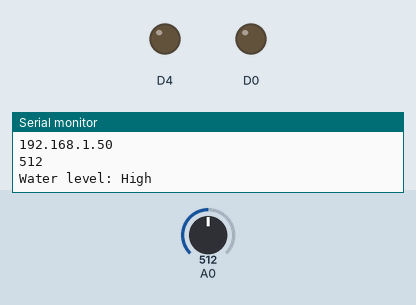
A sketch run on a simulated ESP8266 (NodeMCU). Parts: output pins drawn as LEDs (lit = HIGH), the last lines printed to the serial monitor. The inputs (shaded band) are chosen by the test bench; at power-on: A0 = 512. WiFi joins after 1.5 s; servers stay silent unless stated.

Above: at 2.7 s.
2.8 s: A0 set to 297
7.8 s: A0 set to 279
At 10.3 s:
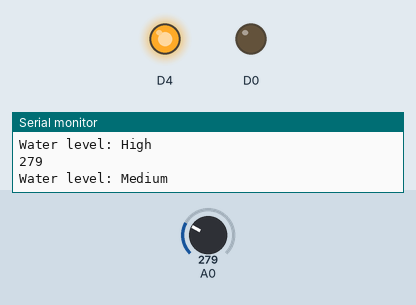
18.6 s: A0 set to 170
23.6 s: A0 set to 147
At 26.2 s:
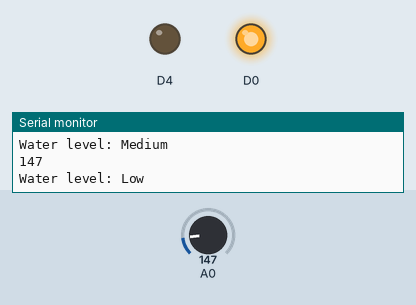
34.4 s: A0 set to 300
At 40.5 s:
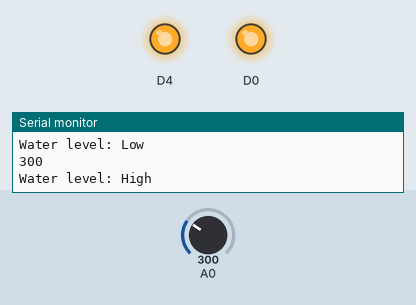
45.0 s: A0 set to 280
At 46.3 s:
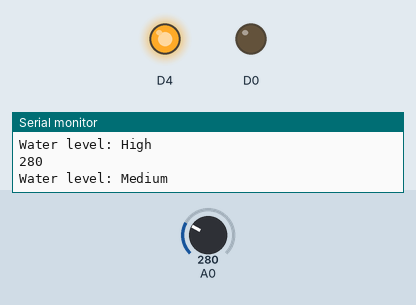
Timing chart, 0 to 56.8 s (numbered marks = the images above; inputs shaded):
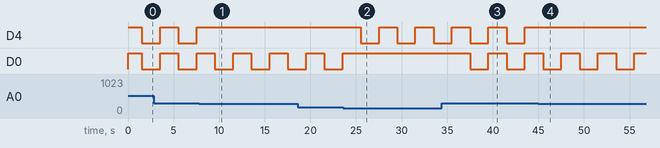

Measured:
- the behaviour switches between 291 and 290 on A0 (found by bisection; images 0 and 1)
- the behaviour switches between 161 and 160 on A0 (found by bisection; images 1 and 2)
- after the input at 7.8 s, D4: stops changing and stays HIGH
- after the input at 23.6 s, D4: alternates HIGH for 2.0 s and LOW for 2.0 s, starting after 1.9 s; D0: stops changing and stays HIGH
- after the input at 34.4 s, D0: alternates HIGH for 2.0 s and LOW for 2.0 s, starting after 3.1 s
- after the input at 45.0 s, D4: stops changing and stays HIGH
- by itself, D0: alternates HIGH for 2.0 s and LOW for 2.0 s

The sketch:

ack_on_nodemcu.ino
```cpp
#include <ESP8266WiFi.h>

const char* ssid = "mitesh";
const char* password = "12345678";

String s,x;
int value;

// Create an instance of the server
// specify the port to listen on as an argument
WiFiServer server(80);

void setup() {
  pinMode(D4, OUTPUT);
  pinMode(D0, OUTPUT);

  digitalWrite(D4,HIGH);
  digitalWrite(D0,HIGH);

  Serial.begin(9600);
  delay(10);


  // Connect to WiFi network
  Serial.println();
  Serial.println();
  Serial.print("Connecting to ");
  Serial.println(ssid);

  WiFi.begin(ssid, password);

  while (WiFi.status() != WL_CONNECTED) {
    delay(500);
    Serial.print(".");
  }
  Serial.println("");
  Serial.println("WiFi connected");

  // Start the server
  server.begin();
  Serial.println("Server started");

  // Print the IP address
  Serial.println(WiFi.localIP());
}

void loop() {

value = analogRead(A0); //Read data from analog pin and store it to value variable
  Serial.println(value);
  if (value<=160){
    Serial.println("Water level: Low");
    x="Low";
    digitalWrite(D4,LOW);  //D4 is on for 2sec
    delay(2000);
     digitalWrite(D4,HIGH);
     delay(2000);
  }
  else if (value>160 && value<=290){
    Serial.println("Water level: Medium");
    x="Medium";
    digitalWrite(D0,LOW);  //D0 is on for 2sec
    delay(2000);
    digitalWrite(D0,HIGH);
    delay(2000);
  }
  else if (value>290){
    Serial.println("Water level: High");
    x="High";
    digitalWrite(D4,LOW);  //D0 and D4 are on for 2sec
    digitalWrite(D0,LOW);
    delay(2000);
    digitalWrite(D4,HIGH);
    digitalWrite(D0,HIGH);
    delay(2000);
  }

  // Check if a client has connected
  WiFiClient client = server.available();
  if (!client) {
    return;
  }

  // Wait until the client sends some data
  Serial.println("new client");
  while(!client.available()){
    delay(1);

  }

  // Read the first line of the request
  String req = client.readStringUntil('\r');
  Serial.println(req);
  client.flush();


  // Prepare the response
   s = "HTTP/1.1 200 OK\r\nContent-Type: text/html\r\n\r\n<!DOCTYPE html><html><head></head><body><table border= 1px; bordercolor=\"/white\"; style=\"/width: 100%; background-color: Cyan; color: blue;\" ><tr style=\"/text-align: center\"><td ><h1 >Water level sensor </h1><font size=\"/5\"> <strong>water level :</strong>";
   s= s+ String(x);
   s= s+ "<br /> <br></font><div style=\"/float: center; margin-left: 120px\"><img src=\"/https://lh6.ggpht.com/AyI5C0xP9_Gpoic98l5W0zCpTM5t37KMh9Q8wUwlIiUMl4relilVQhpqsosFMRACu9g=w300\" width=\"/180\" height=\"/180\"></div></td><br/></td></tr></table></body><br/></td></tr></table></body>";

  s += "</html>\n";

  // Send the response to the client
  client.print(s);
  delay(1);
  Serial.println("Client disonnected");

  // The client will actually be disconnected
  // when the function returns and 'client' object is detroyed
}
```
